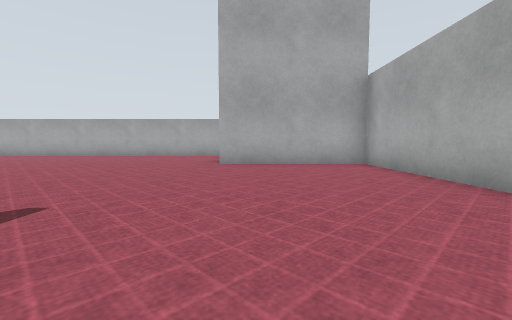
View 1 (above)

18 first-person views from a walk through a world built for the Gazebo simulator. The camera is 0.15 m above the floor, tilts 4° down and sees 90° across. The floor is counted in squares, 0.25 m on a side. Each view is taken from the middle of a square. On the plan, view 1 faces up. The plan holds only what a view shows up to about 9 squares ahead; the rest is blank. Surface patterns are stand-ins for the level's own textures.

View 2
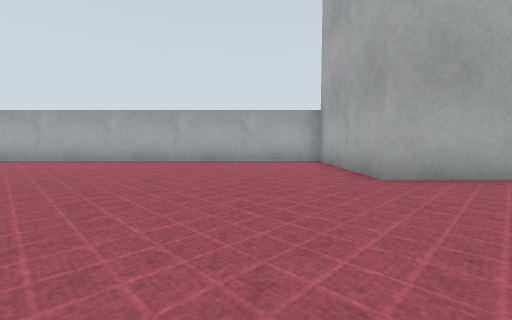

View 3
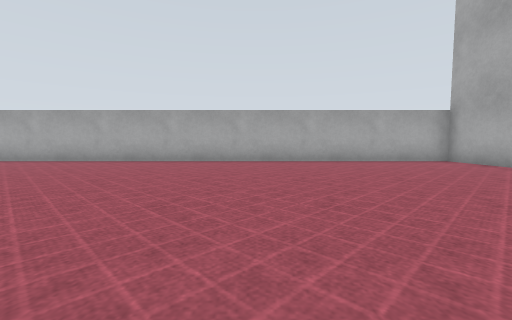

View 4
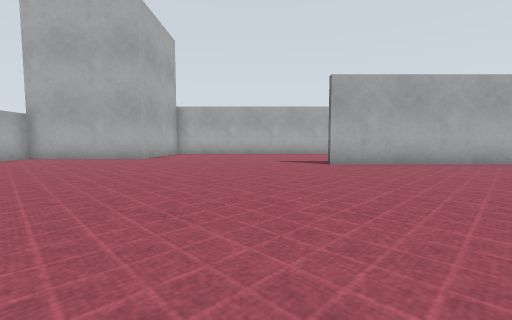

View 5
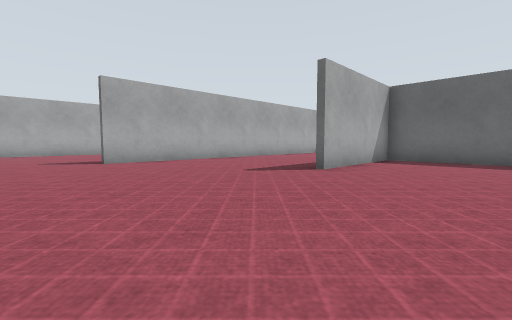

View 6
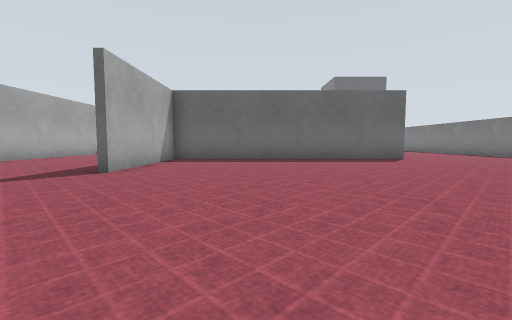

View 7
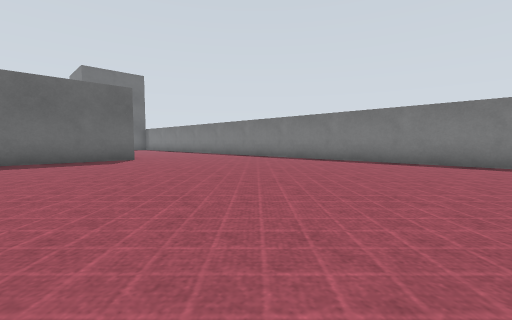

View 8
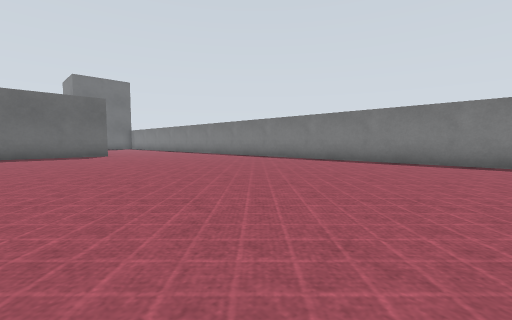

View 9
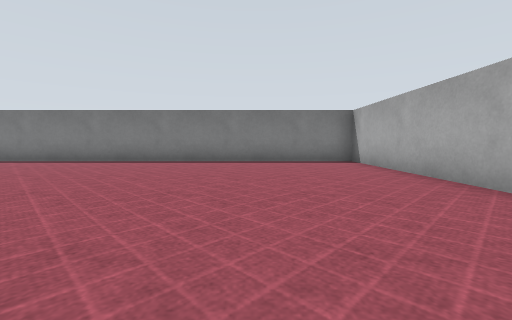

View 10
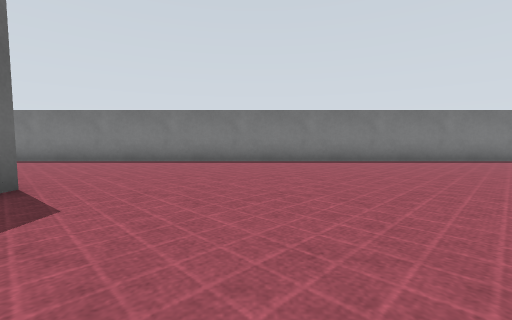

View 11
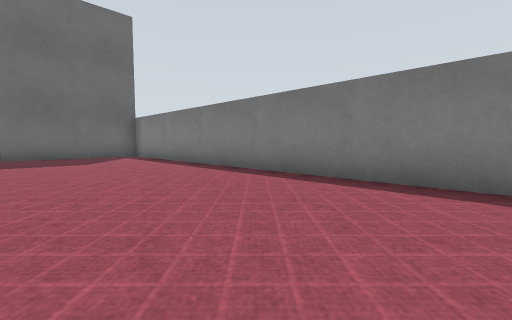

View 12
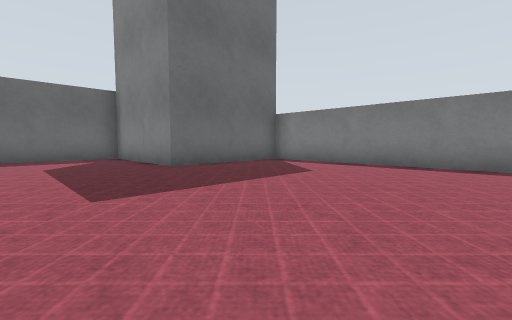

View 13
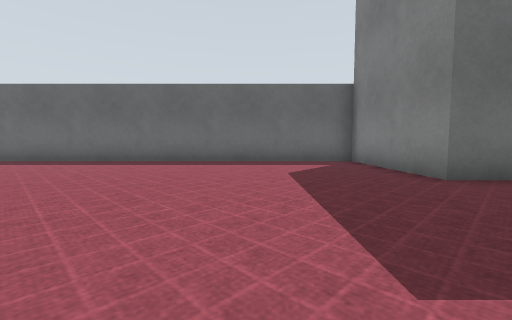

View 14
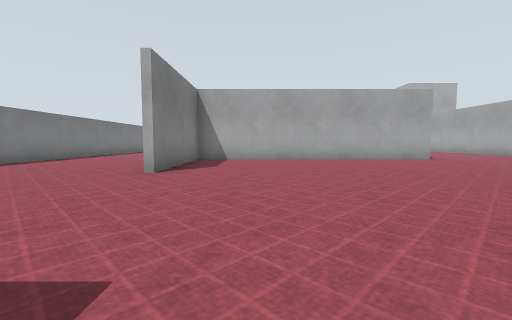

View 15
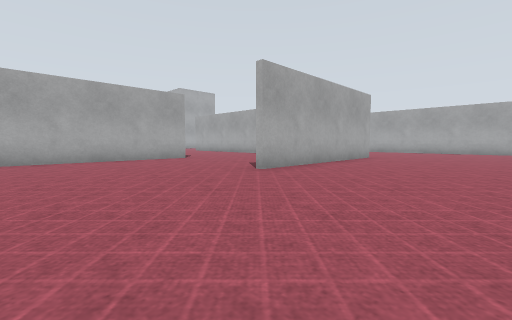

View 16
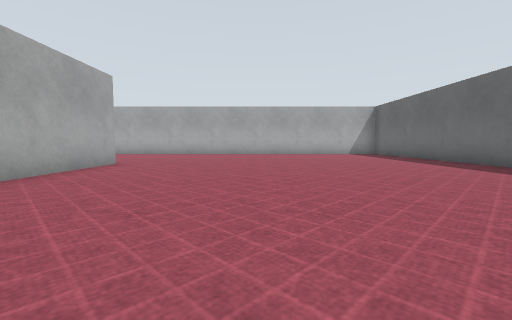

View 17
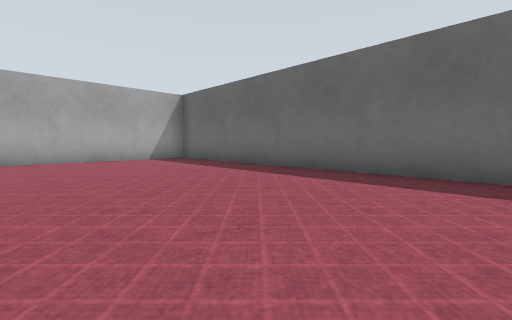

View 18
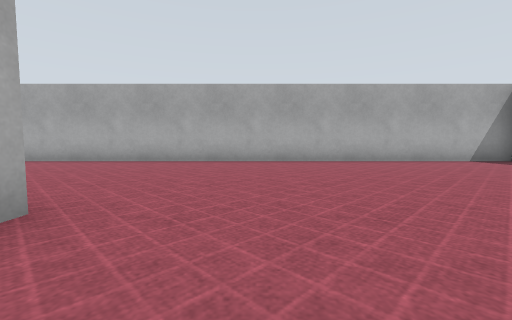

### Floor plan
Key: @ floor where view 1 was taken; # wall or solid block; . floor; B grey box.
Columns run from 21 left of view 1 to 3 right of it. Each row starts with its distance up from view 1.
 11 #####################
 10 #...................B
  9 #...................B
  8 #...................B
  7 #.......  ..........BBBB#
  6 #........  .............#
  5 #........   ............#
  4 #........   ............#
  3 #........ ..............#
  2 #.......................
  1 #.................#.....
  0 #.................#  @
 -1 #.................#
 -2 #............#....#
 -3 #............#....#
 -4 #............#....#
 -5 #............#....#
 -6 #....#########....#     #
 -7 #....#..........       .#
 -8 #....#.........      ...#
 -9 #....#.........     ....#
-10 #.............     .....#
-11 #............######.....#
-12 #.......................#
-13 #.......................#
-14 #.......................#
-15 #.......................#
-16 #.......................#
-17 #BBBB...................#
-18     B...................#
-19     B...................#
-20     B...................#
-21     #####################

Where each view was taken, in squares from view 1:
view 1: 0 up, 0 right, facing up
view 2: 3 up, 3 left, facing up
view 3: 3 up, 7 left, facing up
view 4: 3 up, 10 left, facing right
view 5: 3 up, 11 left, facing down-right
view 6: 3 up, 11 left, facing down
view 7: 3 up, 13 left, facing down-left
view 8: 6 up, 13 left, facing down-left
view 9: 8 up, 13 left, facing left
view 10: 3 down, 13 left, facing left
view 11: 6 down, 17 left, facing down-left
view 12: 11 down, 14 left, facing down-left
view 13: 13 down, 14 left, facing down
view 14: 15 down, 14 left, facing up
view 15: 15 down, 13 left, facing up-right
view 16: 15 down, 10 left, facing right
view 17: 16 down, 6 left, facing down-right
view 18: 13 down, 5 left, facing right
